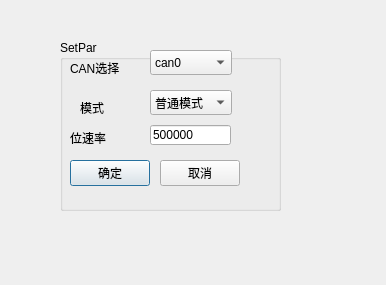
<?xml version="1.0" encoding="UTF-8"?>
<ui version="4.0">
 <class>SetCANPar</class>
 <widget class="QDialog" name="SetCANPar">
  <property name="geometry">
   <rect>
    <x>0</x>
    <y>0</y>
    <width>386</width>
    <height>285</height>
   </rect>
  </property>
  <property name="windowTitle">
   <string>Dialog</string>
  </property>
  <widget class="QGroupBox" name="gB_SetPar">
   <property name="enabled">
    <bool>true</bool>
   </property>
   <property name="geometry">
    <rect>
     <x>60</x>
     <y>40</y>
     <width>221</width>
     <height>171</height>
    </rect>
   </property>
   <property name="title">
    <string>SetPar</string>
   </property>
   <widget class="QLabel" name="l_Can">
    <property name="geometry">
     <rect>
      <x>10</x>
      <y>20</y>
      <width>58</width>
      <height>15</height>
     </rect>
    </property>
    <property name="text">
     <string>CAN选择</string>
    </property>
   </widget>
   <widget class="QComboBox" name="cB_Can">
    <property name="geometry">
     <rect>
      <x>90</x>
      <y>10</y>
      <width>82</width>
      <height>25</height>
     </rect>
    </property>
    <item>
     <property name="text">
      <string>can0</string>
     </property>
    </item>
    <item>
     <property name="text">
      <string>can1</string>
     </property>
    </item>
   </widget>
   <widget class="QLabel" name="l_Bit">
    <property name="geometry">
     <rect>
      <x>10</x>
      <y>90</y>
      <width>58</width>
      <height>15</height>
     </rect>
    </property>
    <property name="text">
     <string>位速率</string>
    </property>
   </widget>
   <widget class="QLineEdit" name="lE_Bitrate">
    <property name="enabled">
     <bool>true</bool>
    </property>
    <property name="geometry">
     <rect>
      <x>90</x>
      <y>85</y>
      <width>81</width>
      <height>20</height>
     </rect>
    </property>
    <property name="text">
     <string>500000</string>
    </property>
   </widget>
   <widget class="QPushButton" name="pB_Comfirm">
    <property name="geometry">
     <rect>
      <x>10</x>
      <y>120</y>
      <width>80</width>
      <height>26</height>
     </rect>
    </property>
    <property name="text">
     <string>确定</string>
    </property>
   </widget>
   <widget class="QPushButton" name="pB_Cancel">
    <property name="geometry">
     <rect>
      <x>100</x>
      <y>120</y>
      <width>80</width>
      <height>26</height>
     </rect>
    </property>
    <property name="text">
     <string>取消</string>
    </property>
   </widget>
   <widget class="QLabel" name="lb_Mode">
    <property name="geometry">
     <rect>
      <x>20</x>
      <y>60</y>
      <width>58</width>
      <height>15</height>
     </rect>
    </property>
    <property name="text">
     <string>模式</string>
    </property>
   </widget>
   <widget class="QComboBox" name="cB_Mode">
    <property name="geometry">
     <rect>
      <x>90</x>
      <y>50</y>
      <width>82</width>
      <height>25</height>
     </rect>
    </property>
    <item>
     <property name="text">
      <string>普通模式</string>
     </property>
    </item>
   </widget>
  </widget>
 </widget>
 <resources/>
 <connections/>
</ui>
